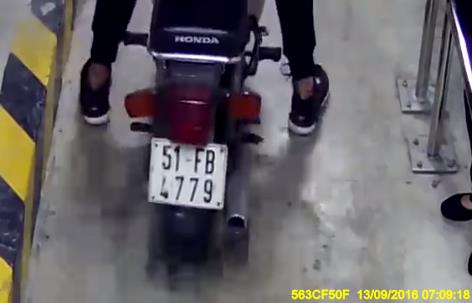
#> input picture GreenParking/0009_02194_b.jpg, 472 x 303 px, given in place of 0000_00532_b.jpg, which was not available
$ jupyter execute --allow-errors Untitled.ipynb   (text cells are left out)
#> lines starting #> are read from the running program, lines starting #| are printed output that depends on the picture; after the words box and inside, x2 and y2 are one past the last pixel; in counts of white or black regions, pixels touching at a corner belong together; pictures that were not available may be replaced by others from this repository, and a replacement may not be noted
#> (reads location.csv from the repository)
[cell 1]
import cv2 as cv2
import numpy as np
import time
import pandas as pd

[cell 2]
def nothing(x):
    pass

def loadImage(path, isCrop = True):
#> called with path = 'Test/GreenParking/0000_00532_b.jpg', isCrop = True
    img = cv2.imread(path)
#> img is the input picture: shape (303, 472, 3); mean B, G, R 103.3, 99.9, 103.8
    if (isCrop): img = img[20:(img.shape[0]-20), 20:(img.shape[1]-20)]
#> img: shape (263, 432, 3)
    return img

def imgShow(img, nameWindow = "hi"):
    cv2.imshow(nameWindow, img)
    cv2.waitKey(0)


# [13 lines left out: function createTrackBar, not called in this run]


cv2.destroyAllWindows()
# create trackbars for color change

[cell 3]
def preProcessingV2(img):
    img = cv2.cvtColor(img, cv2.COLOR_BGR2GRAY) #chuyen anh thanh anh xam
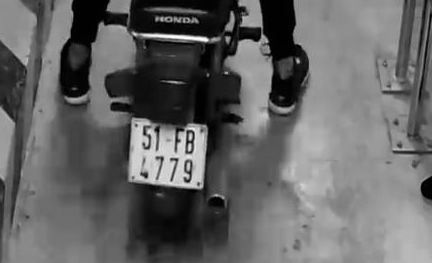
#> img: shape (263, 432); min 1, max 254, mean 100.8
    #can bang sang, giam noise, blur background
    imgEqualize = cv2.equalizeHist(img)
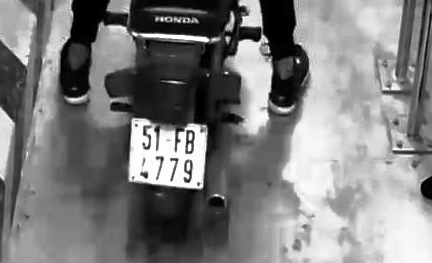
#> imgEqualize: shape (263, 432); min 0, max 255, mean 126.3
    imgFilter = cv2.bilateralFilter(imgEqualize,9,47,30)

    #tang shape xu dung kernel 5x5, xoa phong
    kernel = cv2.getStructuringElement(cv2.MORPH_RECT,(5,5))
    morph_image = cv2.morphologyEx(imgFilter,cv2.MORPH_OPEN,kernel,iterations=8)
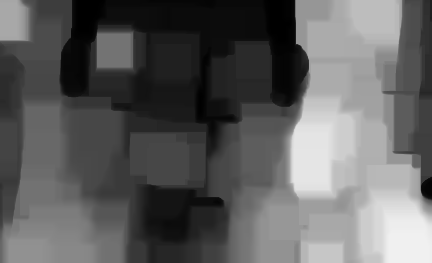
#> morph_image: shape (263, 432); min 0, max 240, mean 95.6
    imgSubtract = cv2.subtract(imgFilter,morph_image)
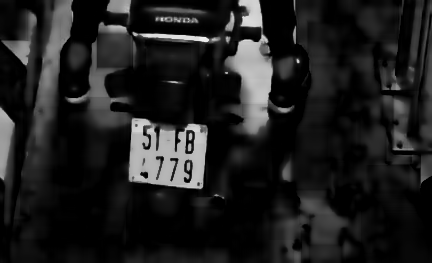
#> imgSubtract: shape (263, 432); min 0, max 240, mean 30.6

    #dua anh ve trang den, tach biet nen va vat
    ret,thresh_image = cv2.threshold(imgSubtract,0,255,cv2.THRESH_OTSU)
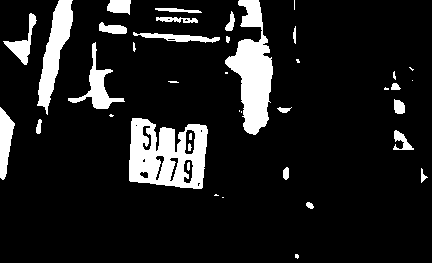
#> thresh_image: shape (263, 432); 11.7% white; 40 white regions (14 under 20 px), largest, box (x1, y1, x2, y2) and area: (129, 118, 208, 189) 3835, (225, 0, 273, 135) 3318, (37, 0, 73, 115) 1750
#> ret = 81
    dilated_image = cv2.dilate(thresh_image,(3,3),iterations=1)
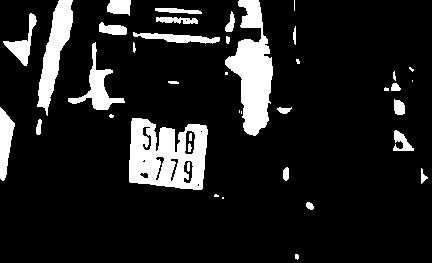
#> dilated_image: shape (263, 432); 12.4% white; 40 white regions (11 under 20 px)
    return dilated_image

[cell 4]
def findPlateNum(img):

    contours, hierarchy = cv2.findContours(img, cv2.RETR_TREE, cv2.CHAIN_APPROX_SIMPLE)
#> contours = 50 contours, 23 with area under 20; largest, box (x1, y1, x2, y2) and area: (129, 118, 208, 190) 4362, (225, 0, 273, 136) 3236, (37, 0, 73, 116) 1664, (68, 42, 125, 110) 859, (0, 107, 15, 181) 612
    contours= sorted(contours, key = cv2.contourArea, reverse = True)[:2]
#> contours = 2 contours; box (x1, y1, x2, y2) and area: (129, 118, 208, 190) 4362, (225, 0, 273, 136) 3236

    img_check = loadImage(path);

    isChoose = False; edge = [0,0]; dem = -1;
    for contour in contours:
        peri = cv2.arcLength(contour, True)

        approx = cv2.approxPolyDP(contour, 0.1 * peri, True)

        dem+=1;
        edge[dem] = len(approx);

        if (len(approx) ==4 and peri > 250):
            isChoose = True
            (x,y,w,h) = cv2.boundingRect(contour)
            cv2.rectangle(img_check, (x, y), (x + w, y + h), (0, 255, 0), 2)
            break
#> this loop made 1 pass
#> (peri, approx, dem, isChoose, x, y, w, h) on pass 1: (382.1, [[132, 118], [129, 181], [201, 189], [206, 126]], 0, True, 129, 118, 79, 72)
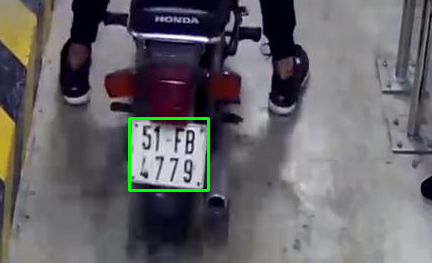
#> img_check: shape (263, 432, 3); mean B, G, R 104.4, 100.6, 102.5
#> after the loop, dem = 0; edge = [4, 0]


    if (isChoose == False):
        if (edge[1] > edge[0] and cv2.arcLength(contours[1], True) > 200):
            (x,y,w,h) = cv2.boundingRect(contours[1])
            cv2.rectangle(img_check, (x, y), (x + w, y + h), (0, 255, 0), 2)
        else:
            (x,y,w,h) = cv2.boundingRect(contours[0])
            cv2.rectangle(img_check, (x, y), (x + w, y + h), (0, 255, 0), 2)
    return img_check;

[cell 5]
def getPlate(img):

    contours, hierarchy = cv2.findContours(img, cv2.RETR_TREE, cv2.CHAIN_APPROX_SIMPLE)
#> contours = 50 contours, 23 with area under 20; largest, box (x1, y1, x2, y2) and area: (129, 118, 208, 190) 4362, (225, 0, 273, 136) 3236, (37, 0, 73, 116) 1664, (68, 42, 125, 110) 859, (0, 107, 15, 181) 612
    contours= sorted(contours, key = cv2.contourArea, reverse = True)[:2]
#> contours = 2 contours; box (x1, y1, x2, y2) and area: (129, 118, 208, 190) 4362, (225, 0, 273, 136) 3236

    img_check = loadImage(path);

    isChoose = False; edge = [0,0]; dem = -1;
    for contour in contours:
        peri = cv2.arcLength(contour, True)

        approx = cv2.approxPolyDP(contour, 0.08 * peri, True)

        dem+=1;
        edge[dem] = len(approx);

        if (len(approx) ==4 and peri > 250):
            isChoose = True
            (x,y,w,h) = cv2.boundingRect(contour)
            img_check = img_check[y:y+h, x:x+w+5];
#           cv2.rectangle(img_check, (x, y), (x + w, y + h), (0, 255, 0), 2)
            break
#> this loop made 1 pass
#> pass 1, in getPlate, `img_check = img_check[y:y+h, x:x+w+5];`:
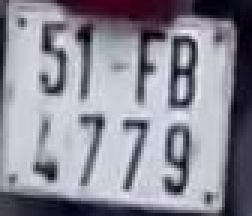
#> img_check: shape (72, 84, 3) (shown 3 times larger); mean B, G, R 151.1, 138.8, 140
#> after the loop, dem = 0; edge = [4, 0]
#> pass 2 of the loop `for link in data_link:`:
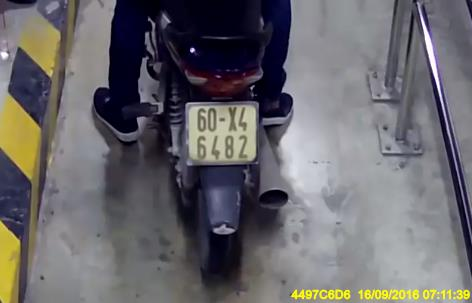
#> input picture GreenParking/0011_00515_b.jpg, 472 x 303 px, given in place of 0000_02187_b.jpg, which was not available
#> in loadImage, img is the input picture: shape (303, 472, 3); mean B, G, R 107.8, 104.1, 106
#> kernel = [[1, 1, 1, 1, 1], [1, 1, 1, 1, 1], [1, 1, 1, 1, 1], [1, 1, 1, 1, 1], [1, 1, 1, 1, 1]]
#> in preProcessingV2 (call 2), `ret,thresh_image = cv2.threshold(imgSubtract,0,255,cv2.THRESH_OTSU)`:
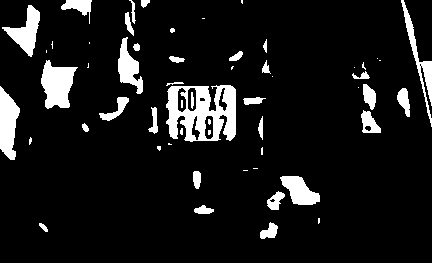
#> thresh_image: shape (263, 432); 9.6% white; 57 white regions (24 under 20 px), largest, box (x1, y1, x2, y2) and area: (166, 85, 236, 142) 2609, (41, 60, 78, 109) 1153, (0, 86, 20, 160) 987
#> ret = 52
#> dilated_image: shape (263, 432); 10.4% white; 55 white regions (20 under 20 px)
#> in findPlateNum (call 2), `contours, hierarchy = cv2.findContours(img, cv2.RETR_TREE, cv2.CHAIN_A..`: contours = 64 contours, 27 with area under 20; largest, box (x1, y1, x2, y2) and area: (166, 82, 236, 143) 3216, (41, 60, 78, 110) 1121, (0, 86, 20, 161) 932, (2, 5, 40, 58) 790, (280, 176, 320, 206) 682
#> in findPlateNum (call 2), `contours= sorted(contours, key = cv2.contourArea, reverse = True)[:2]`: contours = 2 contours; box (x1, y1, x2, y2) and area: (166, 82, 236, 143) 3216, (41, 60, 78, 110) 1121
#> the loop in findPlateNum (call 2), `for contour in contours:` made 2 passes
#> (peri, approx, dem) on passes 1 to 2: (468, [[167, 83], [234, 137]], 0), (163.4, [[46, 60], [45, 107], [68, 108], [77, 67]], 1)
#> in getPlate (call 2), `contours, hierarchy = cv2.findContours(img, cv2.RETR_TREE, cv2.CHAIN_A..`: contours = 64 contours, 27 with area under 20; largest, box (x1, y1, x2, y2) and area: (166, 82, 236, 143) 3216, (41, 60, 78, 110) 1121, (0, 86, 20, 161) 932, (2, 5, 40, 58) 790, (280, 176, 320, 206) 682
#> in getPlate (call 2), `contours= sorted(contours, key = cv2.contourArea, reverse = True)[:2]`: contours = 2 contours; box (x1, y1, x2, y2) and area: (166, 82, 236, 143) 3216, (41, 60, 78, 110) 1121
#> the loop in getPlate (call 2), `for contour in contours:` made 1 pass
#> (peri, approx, dem, isChoose, x, y, w, h) on pass 1: (468, [[167, 83], [170, 137], [234, 137], [232, 86]], 0, True, 166, 82, 70, 61)
#> pass 1, in getPlate (call 2), `img_check = img_check[y:y+h, x:x+w+5];`:
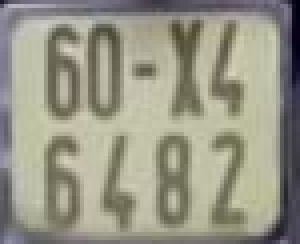
#> img_check: shape (61, 75, 3) (shown 4 times larger); mean B, G, R 134.4, 150.6, 151.8
#> after the loop in getPlate (call 2), `for contour in contours:`: dem = 0


    if (isChoose == False):
        if (edge[1] > edge[0] and cv2.arcLength(contours[1], True) > 200):
            (x,y,w,h) = cv2.boundingRect(contours[1])

            #cv2.rectangle(img_check, (x, y), (x + w, y + h), (0, 255, 0), 2)
            img_check = img_check[y:y+h, x:x+w+5];
        else:
            (x,y,w,h) = cv2.boundingRect(contours[0])
            #cv2.rectangle(img_check, (x, y), (x + w, y + h), (0, 255, 0), 2)
            img_check = img_check[y:y+h, x:x+w+5];
    return img_check;

[cell 6]
#Load Data
data = pd.read_csv("location.csv")
data_link = np.array(data.loc[:,"Name"])

path = "Test/GreenParking/";
#> (the rest of this cell did not finish here and is left out)

[cell 7]
class PlateInfo:
    # [5 lines left out: function __init__, not called in this run]
    def getInfo(self):
        return self.x,self.y,self.w,self.h

[cell 8]
path = "picPlate/0005_00512_b.jpg";
#> path = 'picPlate/0005_00512_b.jpg'
img = loadImage(path,False)
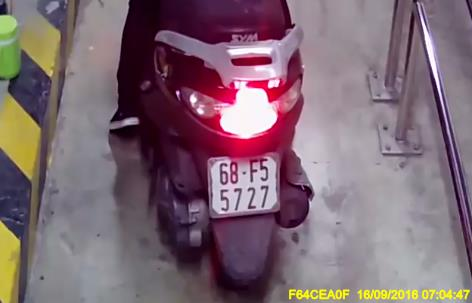
#> input picture GreenParking/0005_00512_b.jpg, 472 x 303 px, found by its file name
#> in loadImage, img is the input picture: shape (303, 472, 3); mean B, G, R 114.9, 105.3, 126.7

# imgShow(img)

img = cv2.cvtColor(img, cv2.COLOR_BGR2GRAY)
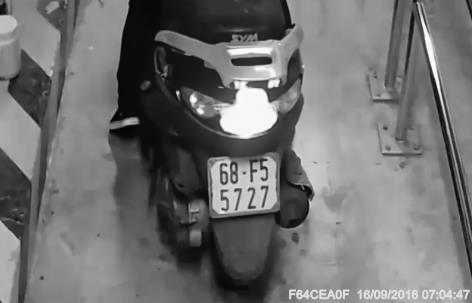
#> img: shape (303, 472); min 2, max 255, mean 112.8


dim = (70, 90)


w = 70
h = 90

#> (the rest of this cell did not finish here and is left out)
